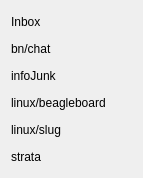
<?xml version="1.0" encoding="UTF-8"?>
<ui version="4.0">
 <class>MailFilterStatus</class>
 <widget class="QWidget" name="MailFilterStatus">
  <property name="geometry">
   <rect>
    <x>0</x>
    <y>0</y>
    <width>139</width>
    <height>174</height>
   </rect>
  </property>
  <property name="windowTitle">
   <string>MailFilterStatus</string>
  </property>
  <layout class="QVBoxLayout" name="verticalLayout">
   <item>
    <widget class="QLabel" name="Inbox">
     <property name="minimumSize">
      <size>
       <width>121</width>
       <height>21</height>
      </size>
     </property>
     <property name="maximumSize">
      <size>
       <width>121</width>
       <height>21</height>
      </size>
     </property>
     <property name="text">
      <string>Inbox</string>
     </property>
    </widget>
   </item>
   <item>
    <widget class="QLabel" name="bnChat">
     <property name="minimumSize">
      <size>
       <width>121</width>
       <height>21</height>
      </size>
     </property>
     <property name="maximumSize">
      <size>
       <width>121</width>
       <height>21</height>
      </size>
     </property>
     <property name="text">
      <string>bn/chat</string>
     </property>
    </widget>
   </item>
   <item>
    <widget class="QLabel" name="infoJunk">
     <property name="minimumSize">
      <size>
       <width>121</width>
       <height>21</height>
      </size>
     </property>
     <property name="maximumSize">
      <size>
       <width>121</width>
       <height>21</height>
      </size>
     </property>
     <property name="text">
      <string>infoJunk</string>
     </property>
    </widget>
   </item>
   <item>
    <widget class="QLabel" name="linuxBeagleBoard">
     <property name="minimumSize">
      <size>
       <width>121</width>
       <height>21</height>
      </size>
     </property>
     <property name="maximumSize">
      <size>
       <width>121</width>
       <height>21</height>
      </size>
     </property>
     <property name="text">
      <string>linux/beagleboard</string>
     </property>
    </widget>
   </item>
   <item>
    <widget class="QLabel" name="linuxSlug">
     <property name="minimumSize">
      <size>
       <width>121</width>
       <height>21</height>
      </size>
     </property>
     <property name="maximumSize">
      <size>
       <width>121</width>
       <height>21</height>
      </size>
     </property>
     <property name="text">
      <string>linux/slug</string>
     </property>
    </widget>
   </item>
   <item>
    <widget class="QLabel" name="strata">
     <property name="minimumSize">
      <size>
       <width>121</width>
       <height>21</height>
      </size>
     </property>
     <property name="maximumSize">
      <size>
       <width>121</width>
       <height>21</height>
      </size>
     </property>
     <property name="text">
      <string>strata</string>
     </property>
    </widget>
   </item>
  </layout>
 </widget>
 <layoutdefault spacing="6" margin="11"/>
 <resources/>
 <connections/>
</ui>
